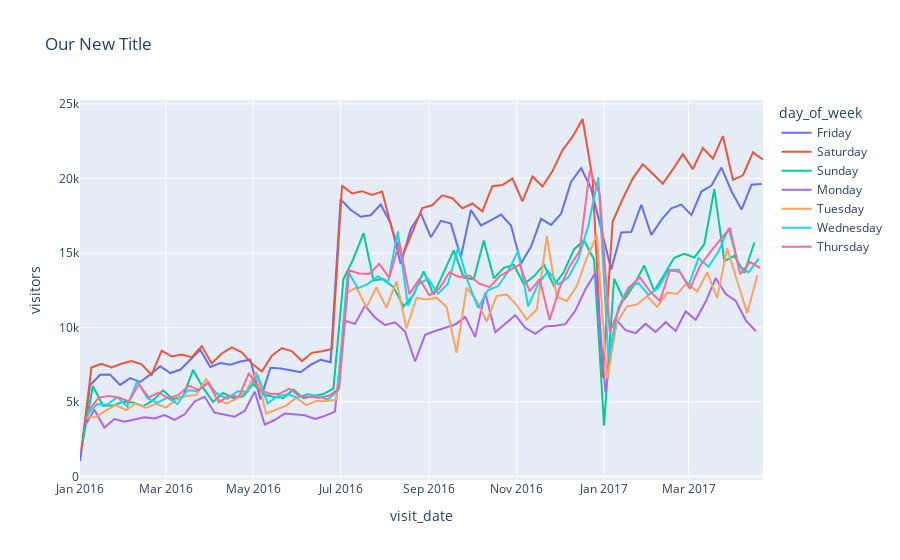

Notebook cell for this chart:
### Code cell
fig2.update_layout(title="Our New Title")
